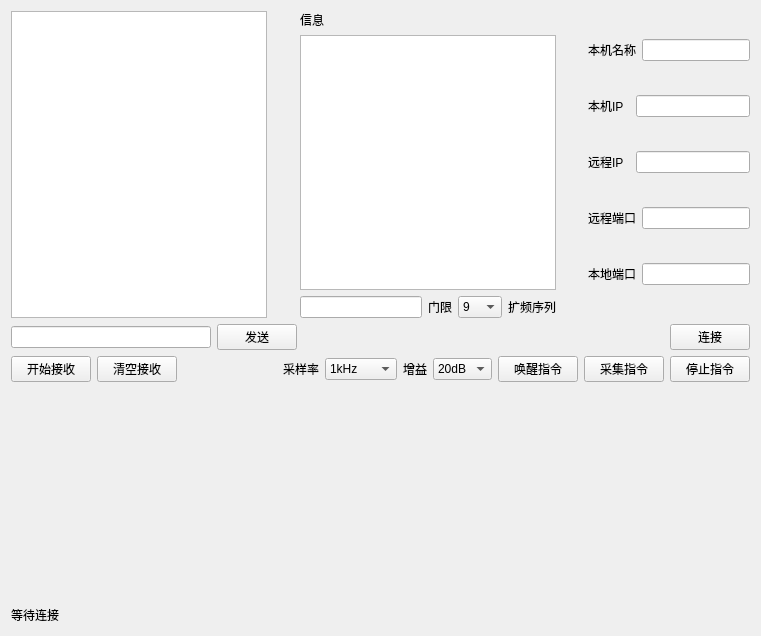
<?xml version="1.0" encoding="UTF-8"?>
<ui version="4.0">
 <class>widget</class>
 <widget class="QWidget" name="widget">
  <property name="geometry">
   <rect>
    <x>0</x>
    <y>0</y>
    <width>761</width>
    <height>636</height>
   </rect>
  </property>
  <property name="windowTitle">
   <string>widget</string>
  </property>
  <layout class="QVBoxLayout" name="verticalLayout_4">
   <item>
    <layout class="QHBoxLayout" name="horizontalLayout_10">
     <item>
      <widget class="QTextEdit" name="ReceiveEdit"/>
     </item>
     <item>
      <spacer name="horizontalSpacer">
       <property name="orientation">
        <enum>Qt::Horizontal</enum>
       </property>
       <property name="sizeHint" stdset="0">
        <size>
         <width>13</width>
         <height>20</height>
        </size>
       </property>
      </spacer>
     </item>
     <item>
      <layout class="QVBoxLayout" name="verticalLayout_3">
       <item>
        <widget class="QLabel" name="label_9">
         <property name="text">
          <string>信息</string>
         </property>
        </widget>
       </item>
       <item>
        <widget class="QTextBrowser" name="MessageBrowser"/>
       </item>
       <item>
        <layout class="QHBoxLayout" name="horizontalLayout_6">
         <item>
          <widget class="QLineEdit" name="throld"/>
         </item>
         <item>
          <widget class="QLabel" name="label_6">
           <property name="text">
            <string>门限</string>
           </property>
          </widget>
         </item>
         <item>
          <widget class="QComboBox" name="SpreadLength">
           <item>
            <property name="text">
             <string>9</string>
            </property>
           </item>
           <item>
            <property name="text">
             <string>10</string>
            </property>
           </item>
           <item>
            <property name="text">
             <string>8</string>
            </property>
           </item>
           <item>
            <property name="text">
             <string>7</string>
            </property>
           </item>
           <item>
            <property name="text">
             <string>6</string>
            </property>
           </item>
          </widget>
         </item>
         <item>
          <widget class="QLabel" name="label_10">
           <property name="text">
            <string>扩频序列</string>
           </property>
          </widget>
         </item>
        </layout>
       </item>
      </layout>
     </item>
     <item>
      <spacer name="horizontalSpacer_2">
       <property name="orientation">
        <enum>Qt::Horizontal</enum>
       </property>
       <property name="sizeHint" stdset="0">
        <size>
         <width>13</width>
         <height>20</height>
        </size>
       </property>
      </spacer>
     </item>
     <item>
      <layout class="QVBoxLayout" name="verticalLayout">
       <item>
        <layout class="QHBoxLayout" name="horizontalLayout">
         <item>
          <widget class="QLabel" name="label">
           <property name="text">
            <string>本机名称</string>
           </property>
          </widget>
         </item>
         <item>
          <widget class="QLineEdit" name="HostNameEdit"/>
         </item>
        </layout>
       </item>
       <item>
        <layout class="QHBoxLayout" name="horizontalLayout_2">
         <item>
          <widget class="QLabel" name="label_2">
           <property name="text">
            <string>本机IP  </string>
           </property>
          </widget>
         </item>
         <item>
          <widget class="QLineEdit" name="IPaddressEdit"/>
         </item>
        </layout>
       </item>
       <item>
        <layout class="QHBoxLayout" name="horizontalLayout_3">
         <item>
          <widget class="QLabel" name="label_3">
           <property name="text">
            <string>远程IP  </string>
           </property>
          </widget>
         </item>
         <item>
          <widget class="QLineEdit" name="AddressEdit"/>
         </item>
        </layout>
       </item>
       <item>
        <layout class="QHBoxLayout" name="horizontalLayout_4">
         <item>
          <widget class="QLabel" name="label_4">
           <property name="text">
            <string>远程端口</string>
           </property>
          </widget>
         </item>
         <item>
          <widget class="QLineEdit" name="SeverPortEdit"/>
         </item>
        </layout>
       </item>
       <item>
        <layout class="QHBoxLayout" name="horizontalLayout_5">
         <item>
          <widget class="QLabel" name="label_5">
           <property name="text">
            <string>本地端口</string>
           </property>
          </widget>
         </item>
         <item>
          <widget class="QLineEdit" name="ListenPortEdit"/>
         </item>
        </layout>
       </item>
      </layout>
     </item>
    </layout>
   </item>
   <item>
    <layout class="QHBoxLayout" name="horizontalLayout_7">
     <item>
      <widget class="QLineEdit" name="SendEdit">
       <property name="enabled">
        <bool>true</bool>
       </property>
       <property name="minimumSize">
        <size>
         <width>200</width>
         <height>20</height>
        </size>
       </property>
       <property name="maximumSize">
        <size>
         <width>133</width>
         <height>16777215</height>
        </size>
       </property>
      </widget>
     </item>
     <item>
      <widget class="QPushButton" name="SendButton">
       <property name="text">
        <string>发送</string>
       </property>
      </widget>
     </item>
     <item>
      <spacer name="horizontalSpacer_5">
       <property name="orientation">
        <enum>Qt::Horizontal</enum>
       </property>
       <property name="sizeHint" stdset="0">
        <size>
         <width>258</width>
         <height>20</height>
        </size>
       </property>
      </spacer>
     </item>
     <item>
      <widget class="QPushButton" name="SetupButton">
       <property name="text">
        <string>连接</string>
       </property>
      </widget>
     </item>
    </layout>
   </item>
   <item>
    <layout class="QHBoxLayout" name="horizontalLayout_8">
     <item>
      <widget class="QPushButton" name="ReceiveButton">
       <property name="text">
        <string>开始接收</string>
       </property>
      </widget>
     </item>
     <item>
      <widget class="QPushButton" name="ClearButton">
       <property name="text">
        <string>清空接收</string>
       </property>
      </widget>
     </item>
     <item>
      <spacer name="horizontalSpacer_3">
       <property name="orientation">
        <enum>Qt::Horizontal</enum>
       </property>
       <property name="sizeHint" stdset="0">
        <size>
         <width>40</width>
         <height>20</height>
        </size>
       </property>
      </spacer>
     </item>
     <item>
      <widget class="QLabel" name="label_7">
       <property name="text">
        <string>采样率</string>
       </property>
      </widget>
     </item>
     <item>
      <widget class="QComboBox" name="SampBox">
       <item>
        <property name="text">
         <string>1kHz</string>
        </property>
       </item>
       <item>
        <property name="text">
         <string>2kHz</string>
        </property>
       </item>
       <item>
        <property name="text">
         <string>2.5kHz</string>
        </property>
       </item>
       <item>
        <property name="text">
         <string>5kHz</string>
        </property>
       </item>
       <item>
        <property name="text">
         <string>10kHz</string>
        </property>
       </item>
       <item>
        <property name="text">
         <string>20kHz</string>
        </property>
       </item>
       <item>
        <property name="text">
         <string>25kHz</string>
        </property>
       </item>
       <item>
        <property name="text">
         <string>50kHz</string>
        </property>
       </item>
       <item>
        <property name="text">
         <string>100kHz</string>
        </property>
       </item>
      </widget>
     </item>
     <item>
      <widget class="QLabel" name="label_8">
       <property name="text">
        <string>增益</string>
       </property>
      </widget>
     </item>
     <item>
      <widget class="QComboBox" name="GainBox">
       <item>
        <property name="text">
         <string>20dB</string>
        </property>
       </item>
       <item>
        <property name="text">
         <string>40dB</string>
        </property>
       </item>
      </widget>
     </item>
     <item>
      <widget class="QPushButton" name="ConnectButton">
       <property name="text">
        <string>唤醒指令</string>
       </property>
      </widget>
     </item>
     <item>
      <widget class="QPushButton" name="StartButton">
       <property name="text">
        <string>采集指令</string>
       </property>
      </widget>
     </item>
     <item>
      <widget class="QPushButton" name="StopButton">
       <property name="text">
        <string>停止指令</string>
       </property>
      </widget>
     </item>
    </layout>
   </item>
   <item>
    <layout class="QVBoxLayout" name="verticalLayout_2">
     <item>
      <widget class="QwtPlot" name="SignalPlot">
       <property name="minimumSize">
        <size>
         <width>559</width>
         <height>211</height>
        </size>
       </property>
      </widget>
     </item>
     <item>
      <layout class="QHBoxLayout" name="horizontalLayout_9">
       <item>
        <widget class="QLabel" name="constatus">
         <property name="minimumSize">
          <size>
           <width>72</width>
           <height>0</height>
          </size>
         </property>
         <property name="text">
          <string>等待连接</string>
         </property>
        </widget>
       </item>
       <item>
        <spacer name="horizontalSpacer_4">
         <property name="orientation">
          <enum>Qt::Horizontal</enum>
         </property>
         <property name="sizeHint" stdset="0">
          <size>
           <width>498</width>
           <height>20</height>
          </size>
         </property>
        </spacer>
       </item>
      </layout>
     </item>
    </layout>
   </item>
  </layout>
 </widget>
 <layoutdefault spacing="6" margin="11"/>
 <customwidgets>
  <customwidget>
   <class>QwtPlot</class>
   <extends>QFrame</extends>
   <header>qwt_plot.h</header>
   <container>1</container>
  </customwidget>
 </customwidgets>
 <resources/>
 <connections/>
</ui>
